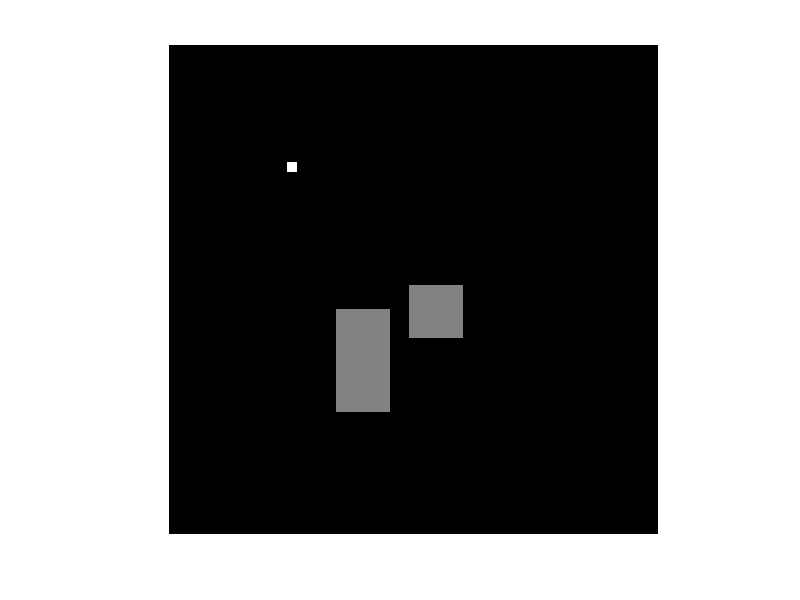
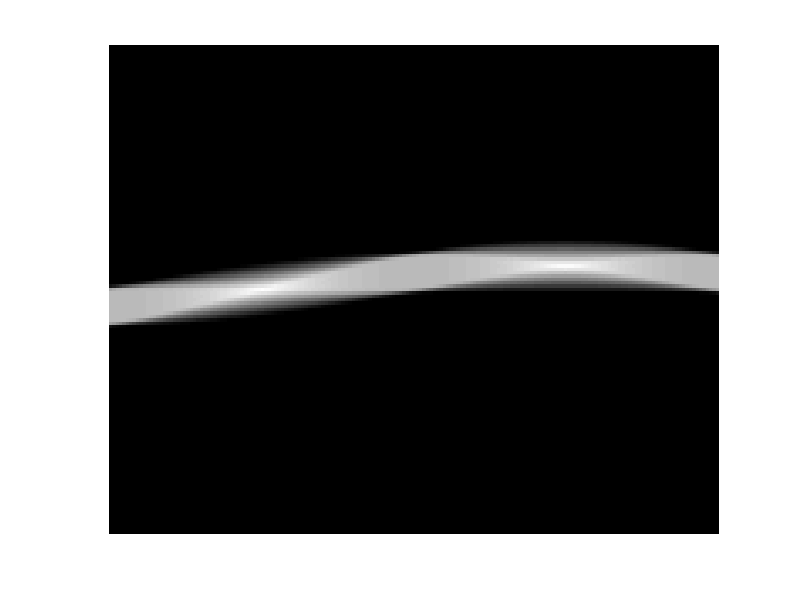
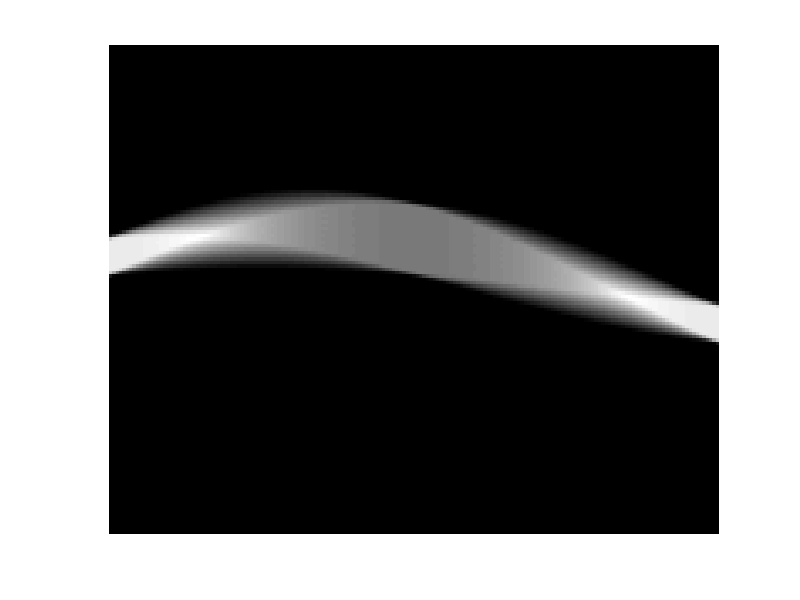
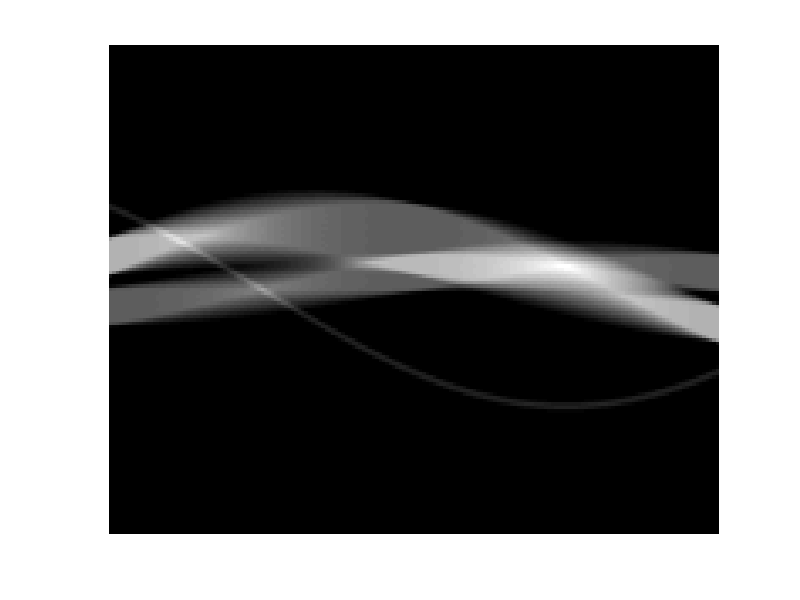

The MATLAB source for these figures, in order:
% iptsetpref('ImshowAxesVisible','on')
close all; clear all
figure;
I = zeros(100,100); II=zeros(100,100); III=zeros(100, 100);
I(25:26, 25:26) = 20;
II(50:60, 50:60)=10;
III(55:75, 35:45)=10;
imshow(I+II+III,[],'InitialMagnification','fit')
figure;
theta = 0:180;
R1 = radon(II,theta);
R2=radon(III,theta);
[R3,xp] = radon(I+II+III,theta);
imshow(R1,[],'Xdata',theta,'Ydata',xp,'InitialMagnification','fit')
figure;
imshow(R2,[],'Xdata',theta,'Ydata',xp,'InitialMagnification','fit')
figure;
imshow(R3,[],'Xdata',theta,'Ydata',xp)
figure;        
imshow(R3, [],'InitialMagnification','fit'); colormap('hot')

xlabel('\theta (degrees)')
ylabel('x''')
% colormap(hot), colorbar
% ('ImshowAxesVisible','off')